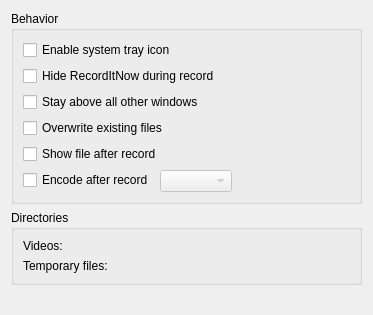
<?xml version="1.0" encoding="UTF-8"?>
<ui version="4.0">
 <class>Settings</class>
 <widget class="QWidget" name="Settings">
  <property name="geometry">
   <rect>
    <x>0</x>
    <y>0</y>
    <width>373</width>
    <height>315</height>
   </rect>
  </property>
  <property name="windowTitle">
   <string notr="true"/>
  </property>
  <layout class="QGridLayout" name="gridLayout">
   <property name="sizeConstraint">
    <enum>QLayout::SetMinAndMaxSize</enum>
   </property>
   <item row="0" column="0">
    <widget class="QGroupBox" name="groupBox">
     <property name="title">
      <string comment="@title:group behavior">Behavior</string>
     </property>
     <layout class="QFormLayout" name="formLayout_3">
      <property name="fieldGrowthPolicy">
       <enum>QFormLayout::ExpandingFieldsGrow</enum>
      </property>
      <item row="0" column="0" colspan="2">
       <widget class="QCheckBox" name="kcfg_tray">
        <property name="text">
         <string extracomment="@option:check">Enable system tray icon</string>
        </property>
       </widget>
      </item>
      <item row="1" column="0" colspan="2">
       <widget class="QCheckBox" name="kcfg_hideOnRecord">
        <property name="text">
         <string comment="@option:check">Hide RecordItNow during record</string>
        </property>
       </widget>
      </item>
      <item row="3" column="0" colspan="2">
       <widget class="QCheckBox" name="kcfg_overwrite">
        <property name="text">
         <string comment="@option:check">Overwrite existing files</string>
        </property>
       </widget>
      </item>
      <item row="4" column="0" colspan="2">
       <widget class="QCheckBox" name="kcfg_showVideo">
        <property name="text">
         <string comment="@option:check">Show file after record</string>
        </property>
       </widget>
      </item>
      <item row="6" column="0">
       <widget class="QCheckBox" name="kcfg_encode">
        <property name="text">
         <string comment="@option:check">Encode after record</string>
        </property>
       </widget>
      </item>
      <item row="6" column="1">
       <widget class="KComboBox" name="encoderCombo">
        <property name="enabled">
         <bool>false</bool>
        </property>
        <property name="insertPolicy">
         <enum>QComboBox::InsertAlphabetically</enum>
        </property>
        <property name="sizeAdjustPolicy">
         <enum>QComboBox::AdjustToContents</enum>
        </property>
        <property name="frame">
         <bool>true</bool>
        </property>
       </widget>
      </item>
      <item row="2" column="0" colspan="2">
       <widget class="QCheckBox" name="kcfg_stayOnTop">
        <property name="text">
         <string comment="@option:check">Stay above all other windows</string>
        </property>
       </widget>
      </item>
     </layout>
    </widget>
   </item>
   <item row="1" column="0">
    <widget class="QGroupBox" name="groupBox_2">
     <property name="title">
      <string comment="@title:group">Directories</string>
     </property>
     <layout class="QFormLayout" name="formLayout_4">
      <property name="fieldGrowthPolicy">
       <enum>QFormLayout::ExpandingFieldsGrow</enum>
      </property>
      <item row="2" column="0">
       <widget class="QLabel" name="label_2">
        <property name="text">
         <string comment="@label Video directory">Videos:</string>
        </property>
        <property name="buddy">
         <cstring>kcfg_videoDir</cstring>
        </property>
       </widget>
      </item>
      <item row="2" column="1">
       <widget class="KUrlRequester" name="kcfg_videoDir">
        <property name="mode">
         <set>KFile::Directory|KFile::ExistingOnly|KFile::LocalOnly</set>
        </property>
       </widget>
      </item>
      <item row="3" column="0">
       <widget class="QLabel" name="label">
        <property name="text">
         <string comment="@label directory for tempoary files">Temporary files:</string>
        </property>
        <property name="wordWrap">
         <bool>true</bool>
        </property>
        <property name="buddy">
         <cstring>kcfg_workDir</cstring>
        </property>
       </widget>
      </item>
      <item row="3" column="1">
       <widget class="KUrlRequester" name="kcfg_workDir">
        <property name="mode">
         <set>KFile::Directory|KFile::ExistingOnly|KFile::LocalOnly</set>
        </property>
       </widget>
      </item>
     </layout>
    </widget>
   </item>
   <item row="2" column="0">
    <spacer name="verticalSpacer">
     <property name="orientation">
      <enum>Qt::Vertical</enum>
     </property>
     <property name="sizeHint" stdset="0">
      <size>
       <width>20</width>
       <height>40</height>
      </size>
     </property>
    </spacer>
   </item>
  </layout>
 </widget>
 <customwidgets>
  <customwidget>
   <class>KUrlRequester</class>
   <extends>QFrame</extends>
   <header>kurlrequester.h</header>
  </customwidget>
  <customwidget>
   <class>KComboBox</class>
   <extends>QComboBox</extends>
   <header>kcombobox.h</header>
  </customwidget>
 </customwidgets>
 <tabstops>
  <tabstop>kcfg_tray</tabstop>
  <tabstop>kcfg_hideOnRecord</tabstop>
  <tabstop>kcfg_stayOnTop</tabstop>
  <tabstop>kcfg_overwrite</tabstop>
  <tabstop>kcfg_showVideo</tabstop>
  <tabstop>kcfg_encode</tabstop>
  <tabstop>encoderCombo</tabstop>
  <tabstop>kcfg_videoDir</tabstop>
  <tabstop>kcfg_workDir</tabstop>
 </tabstops>
 <resources/>
 <connections>
  <connection>
   <sender>kcfg_encode</sender>
   <signal>toggled(bool)</signal>
   <receiver>encoderCombo</receiver>
   <slot>setEnabled(bool)</slot>
   <hints>
    <hint type="sourcelabel">
     <x>62</x>
     <y>153</y>
    </hint>
    <hint type="destinationlabel">
     <x>91</x>
     <y>225</y>
    </hint>
   </hints>
  </connection>
 </connections>
</ui>
